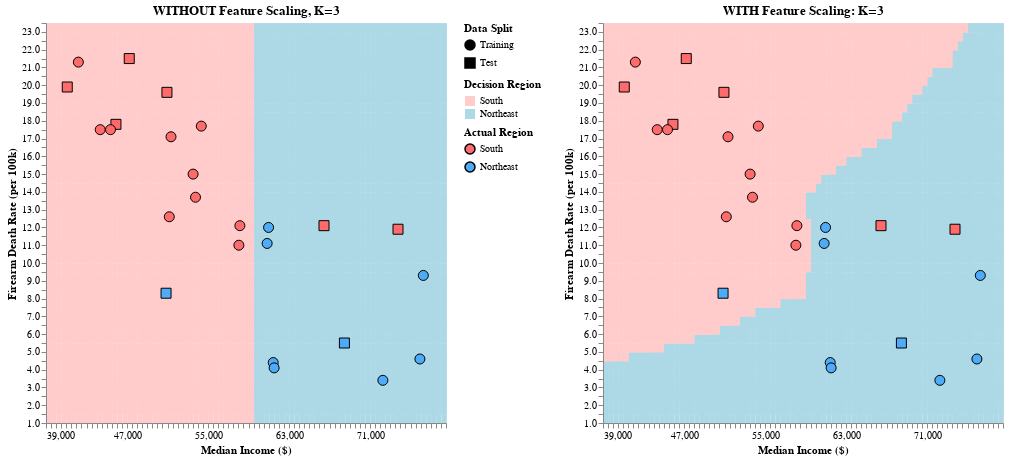

Notebook cell for this chart:
### Markdown cell above
Now build a chart for both an unscaled and scaled data.

### Code cell
### Chart 1: UNSCALED Features Decision Boundary
base_unscaled = alt.Chart(boundary_data_unscaled).mark_rect().encode(
    x=alt.X('medIncome:Q').title('Median Income ($)').scale(nice=False).bin(maxbins=grid_resolution),
    y=alt.Y('DeathRate:Q', title='Firearm Death Rate (per 100k)').scale(nice=False).bin(maxbins=grid_resolution),
    color=alt.Color('Prediction:N').scale(domain=['South', 'Northeast'], range=['#ffcccb', '#add8e6']).legend(title='Decision Region')
)

points_unscaled = alt.Chart(states_plot).mark_point(size=100, filled=True, stroke='black', strokeWidth=1, opacity=1).encode(
    x='medIncome:Q',
    y='DeathRate:Q',
    color=alt.Color('GeographicDivision:N').scale(domain=['South', 'Northeast'], range=['#ff6b6b', '#4dabf7']).legend(title='Actual Region'),
    shape=alt.Shape('Dataset:N').scale(domain=['Training', 'Test'], range=['circle', 'square']).legend(title='Data Split'),
    tooltip=['State:N', 'GeographicDivision:N', 'medIncome:Q', 'DeathRate:Q', 'Dataset:N']
)

chart_unscaled = (base_unscaled + points_unscaled).properties(
    width=400,
    height=400,
    title='WITHOUT Feature Scaling, K=3'
).resolve_scale(color='independent')


### Chart 2: SCALED Features Decision Boundary
base_scaled = alt.Chart(boundary_data_scaled).mark_rect(opacity=1).encode(
    x=alt.X('medIncome:Q').title('Median Income ($)').scale(nice=False).bin(maxbins=100),
    y=alt.Y('DeathRate:Q', title='Firearm Death Rate (per 100k)').scale(nice=False).bin(maxbins=grid_resolution),
    color=alt.Color('Prediction:N').scale(domain=['South', 'Northeast'], range=['#ffcccb', '#add8e6']).legend(None)
)

points_scaled = alt.Chart(states_plot).mark_point(size=100, filled=True, stroke='black', strokeWidth=1, opacity=1).encode(
    x='medIncome:Q',
    y='DeathRate:Q',
    color=alt.Color('GeographicDivision:N').scale(domain=['South', 'Northeast'], range=['#ff6b6b', '#4dabf7']).legend(None),
    shape=alt.Shape('Dataset:N').scale(domain=['Training', 'Test'], range=['circle', 'square']).legend(None),
    tooltip=['State:N', 'GeographicDivision:N', 'medIncome:Q', 'DeathRate:Q', 'Dataset:N']
)

chart_scaled = (base_scaled + points_scaled).properties(
    width=400,
    height=400,
    title='WITH Feature Scaling: K=3'
).resolve_scale(color='independent')

# Display side by side
(chart_unscaled | chart_scaled).resolve_scale(shape='independent')

### Figure 1 — Vega-Lite specification as saved in the notebook (floating-point values rounded to 4 significant figures; data arrays with more than 128 entries replaced by an {"elided": "..."} marker saying what was removed)
{"config": {"view": {"continuousWidth": 300, "continuousHeight": 300}}, "hconcat": [{"layer": [{"data": {"name": "data-75edaf8da4ced64086153fdd426f0544"}, "mark": {"type": "rect"}, "encoding": {"color": {"field": "Prediction", "legend": {"title": "Decision Region"}, "scale": {"domain": ["South", "Northeast"], "range": ["#ffcccb", "#add8e6"]}, "type": "nominal"}, "x": {"bin": {"maxbins": 100}, "field": "medIncome", "scale": {"nice": false}, "title": "Median Income ($)", "type": "quantitative"}, "y": {"bin": {"maxbins": 100}, "field": "DeathRate", "scale": {"nice": false}, "title": "Firearm Death Rate (per 100k)", "type": "quantitative"}}}, {"data": {"name": "data-f2658b25dd9b3c886c4b8d1f88a208ff"}, "mark": {"type": "point", "filled": true, "opacity": 1, "size": 100, "stroke": "black", "strokeWidth": 1}, "encoding": {"color": {"field": "GeographicDivision", "legend": {"title": "Actual Region"}, "scale": {"domain": ["South", "Northeast"], "range": ["#ff6b6b", "#4dabf7"]}, "type": "nominal"}, "shape": {"field": "Dataset", "legend": {"title": "Data Split"}, "scale": {"domain": ["Training", "Test"], "range": ["circle", "square"]}, "type": "nominal"}, "tooltip": [{"field": "State", "type": "nominal"}, {"field": "GeographicDivision", "type": "nominal"}, {"field": "medIncome", "type": "quantitative"}, {"field": "DeathRate", "type": "quantitative"}, {"field": "Dataset", "type": "nominal"}], "x": {"field": "medIncome", "type": "quantitative"}, "y": {"field": "DeathRate", "type": "quantitative"}}}], "height": 400, "resolve": {"scale": {"color": "independent"}}, "title": "WITHOUT Feature Scaling, K=3", "width": 400}, {"layer": [{"data": {"name": "data-7148e8eaf5646b8bb420330c676a6fec"}, "mark": {"type": "rect", "opacity": 1}, "encoding": {"color": {"field": "Prediction", "legend": null, "scale": {"domain": ["South", "Northeast"], "range": ["#ffcccb", "#add8e6"]}, "type": "nominal"}, "x": {"bin": {"maxbins": 100}, "field": "medIncome", "scale": {"nice": false}, "title": "Median Income ($)", "type": "quantitative"}, "y": {"bin": {"maxbins": 100}, "field": "DeathRate", "scale": {"nice": false}, "title": "Firearm Death Rate (per 100k)", "type": "quantitative"}}}, {"data": {"name": "data-f2658b25dd9b3c886c4b8d1f88a208ff"}, "mark": {"type": "point", "filled": true, "opacity": 1, "size": 100, "stroke": "black", "strokeWidth": 1}, "encoding": {"color": {"field": "GeographicDivision", "legend": null, "scale": {"domain": ["South", "Northeast"], "range": ["#ff6b6b", "#4dabf7"]}, "type": "nominal"}, "shape": {"field": "Dataset", "legend": null, "scale": {"domain": ["Training", "Test"], "range": ["circle", "square"]}, "type": "nominal"}, "tooltip": [{"field": "State", "type": "nominal"}, {"field": "GeographicDivision", "type": "nominal"}, {"field": "medIncome", "type": "quantitative"}, {"field": "DeathRate", "type": "quantitative"}, {"field": "Dataset", "type": "nominal"}], "x": {"field": "medIncome", "type": "quantitative"}, "y": {"field": "DeathRate", "type": "quantitative"}}}], "height": 400, "resolve": {"scale": {"color": "independent"}}, "title": "WITH Feature Scaling: K=3", "width": 400}], "resolve": {"scale": {"shape": "independent"}}, "$schema": "https://vega.github.io/schema/vega-lite/v5.20.1.json", "datasets": {"data-75edaf8da4ced64086153fdd426f0544": {"elided": "10000 records"}, "data-f2658b25dd9b3c886c4b8d1f88a208ff": [{"State": "Alabama", "StateInitials": "AL", "Gini": 0.472, "DeathRate": 21.5, "Firearms_vs_avg": 1.647, "medIncome": 47221, "Income_vs_med": 0.7998, "ImprisonmentRate": 736, "PrisonRate": 1.265, "ImprisonmentRate.1": 0.736, "FirearmDeaths": 0.215, "GeographicDivision": "South", "Dataset": "Test"}, {"State": "Arkansas", "StateInitials": "AR", "Gini": 0.458, "DeathRate": 17.8, "Firearms_vs_avg": 1.364, "medIncome": 45907, "Income_vs_med": 0.7776, "ImprisonmentRate": 763, "PrisonRate": 1.311, "ImprisonmentRate.1": 0.763, "FirearmDeaths": 0.178, "GeographicDivision": "South", "Dataset": "Test"}, {"State": "Connecticut", "StateInitials": "CT", "Gini": 0.486, "DeathRate": 4.6, "Firearms_vs_avg": 0.3524, "medIncome": 75923, "Income_vs_med": 1.286, "ImprisonmentRate": 367, "PrisonRate": 0.6306, "ImprisonmentRate.1": 0.367, "FirearmDeaths": 0.046, "GeographicDivision": "Northeast", "Dataset": "Training"}, {"State": "Delaware", "StateInitials": "DE", "Gini": 0.44, "DeathRate": 11.0, "Firearms_vs_avg": 0.8427, "medIncome": 58046, "Income_vs_med": 0.9832, "ImprisonmentRate": 544, "PrisonRate": 0.9347, "ImprisonmentRate.1": 0.544, "FirearmDeaths": 0.11, "GeographicDivision": "South", "Dataset": "Training"}, {"State": "Florida", "StateInitials": "FL", "Gini": 0.474, "DeathRate": 12.6, "Firearms_vs_avg": 0.9652, "medIncome": 51176, "Income_vs_med": 0.8668, "ImprisonmentRate": 601, "PrisonRate": 1.033, "ImprisonmentRate.1": 0.601, "FirearmDeaths": 0.126, "GeographicDivision": "South", "Dataset": "Training"}, {"State": "Georgia", "StateInitials": "GA", "Gini": 0.468, "DeathRate": 15.0, "Firearms_vs_avg": 1.149, "medIncome": 53527, "Income_vs_med": 0.9066, "ImprisonmentRate": 676, "PrisonRate": 1.162, "ImprisonmentRate.1": 0.676, "FirearmDeaths": 0.15, "GeographicDivision": "South", "Dataset": "Training"}, {"State": "Kentucky", "StateInitials": "KY", "Gini": 0.466, "DeathRate": 17.5, "Firearms_vs_avg": 1.341, "medIncome": 45369, "Income_vs_med": 0.7685, "ImprisonmentRate": 670, "PrisonRate": 1.151, "ImprisonmentRate.1": 0.67, "FirearmDeaths": 0.175, "GeographicDivision": "South", "Dataset": "Training"}, {"State": "Louisiana", "StateInitials": "LA", "Gini": 0.475, "DeathRate": 21.3, "Firearms_vs_avg": 1.632, "medIncome": 42196, "Income_vs_med": 0.7147, "ImprisonmentRate": 997, "PrisonRate": 1.713, "ImprisonmentRate.1": 0.997, "FirearmDeaths": 0.213, "GeographicDivision": "South", "Dataset": "Training"}, {"State": "Maine", "StateInitials": "ME", "Gini": 0.437, "DeathRate": 8.3, "Firearms_vs_avg": 0.6358, "medIncome": 50856, "Income_vs_med": 0.8614, "ImprisonmentRate": 169, "PrisonRate": 0.2904, "ImprisonmentRate.1": 0.169, "FirearmDeaths": 0.083, "GeographicDivision": "Northeast", "Dataset": "Test"}, {"State": "Maryland", "StateInitials": "MD", "Gini": 0.443, "DeathRate": 11.9, "Firearms_vs_avg": 0.9116, "medIncome": 73760, "Income_vs_med": 1.249, "ImprisonmentRate": 424, "PrisonRate": 0.7285, "ImprisonmentRate.1": 0.424, "FirearmDeaths": 0.119, "GeographicDivision": "South", "Dataset": "Test"}, {"State": "Massachusetts", "StateInitials": "MA", "Gini": 0.475, "DeathRate": 3.4, "Firearms_vs_avg": 0.2605, "medIncome": 72266, "Income_vs_med": 1.224, "ImprisonmentRate": 195, "PrisonRate": 0.3351, "ImprisonmentRate.1": 0.195, "FirearmDeaths": 0.034, "GeographicDivision": "Northeast", "Dataset": "Training"}, {"State": "Mississippi", "StateInitials": "MS", "Gini": 0.468, "DeathRate": 19.9, "Firearms_vs_avg": 1.524, "medIncome": 41099, "Income_vs_med": 0.6961, "ImprisonmentRate": 822, "PrisonRate": 1.412, "ImprisonmentRate.1": 0.822, "FirearmDeaths": 0.199, "GeographicDivision": "South", "Dataset": "Test"}, {"State": "New Hampshire", "StateInitials": "NH", "Gini": 0.425, "DeathRate": 9.3, "Firearms_vs_avg": 0.7124, "medIncome": 76260, "Income_vs_med": 1.292, "ImprisonmentRate": 262, "PrisonRate": 0.4502, "ImprisonmentRate.1": 0.262, "FirearmDeaths": 0.093, "GeographicDivision": "Northeast", "Dataset": "Training"}, {"State": "New Jersey", "StateInitials": "NJ", "Gini": 0.464, "DeathRate": 5.5, "Firearms_vs_avg": 0.4213, "medIncome": 68468, "Income_vs_med": 1.16, "ImprisonmentRate": 284, "PrisonRate": 0.488, "ImprisonmentRate.1": 0.284, "FirearmDeaths": 0.055, "GeographicDivision": "Northeast", "Dataset": "Test"}, {"State": "New York", "StateInitials": "NY", "Gini": 0.499, "DeathRate": 4.4, "Firearms_vs_avg": 0.3371, "medIncome": 61437, "Income_vs_med": 1.041, "ImprisonmentRate": 325, "PrisonRate": 0.5584, "ImprisonmentRate.1": 0.325, "FirearmDeaths": 0.044, "GeographicDivision": "Northeast", "Dataset": "Training"}, {"State": "North Carolina", "StateInitials": "NC", "Gini": 0.464, "DeathRate": 13.7, "Firearms_vs_avg": 1.049, "medIncome": 53764, "Income_vs_med": 0.9107, "ImprisonmentRate": 438, "PrisonRate": 0.7526, "ImprisonmentRate.1": 0.438, "FirearmDeaths": 0.137, "GeographicDivision": "South", "Dataset": "Training"}, {"State": "Oklahoma", "StateInitials": "OK", "Gini": 0.454, "DeathRate": 19.6, "Firearms_vs_avg": 1.501, "medIncome": 50943, "Income_vs_med": 0.8629, "ImprisonmentRate": 891, "PrisonRate": 1.531, "ImprisonmentRate.1": 0.891, "FirearmDeaths": 0.196, "GeographicDivision": "South", "Dataset": "Test"}, {"State": "Pennsylvania", "StateInitials": "PA", "Gini": 0.461, "DeathRate": 12.0, "Firearms_vs_avg": 0.9193, "medIncome": 60979, "Income_vs_med": 1.033, "ImprisonmentRate": 484, "PrisonRate": 0.8316, "ImprisonmentRate.1": 0.484, "FirearmDeaths": 0.12, "GeographicDivision": "Northeast", "Dataset": "Training"}, {"State": "Rhode Island", "StateInitials": "RI", "Gini": 0.467, "DeathRate": 4.1, "Firearms_vs_avg": 0.3141, "medIncome": 61528, "Income_vs_med": 1.042, "ImprisonmentRate": 239, "PrisonRate": 0.4107, "ImprisonmentRate.1": 0.239, "FirearmDeaths": 0.041, "GeographicDivision": "Northeast", "Dataset": "Training"}, {"State": "South Carolina", "StateInitials": "SC", "Gini": 0.461, "DeathRate": 17.7, "Firearms_vs_avg": 1.356, "medIncome": 54336, "Income_vs_med": 0.9203, "ImprisonmentRate": 524, "PrisonRate": 0.9003, "ImprisonmentRate.1": 0.524, "FirearmDeaths": 0.177, "GeographicDivision": "South", "Dataset": "Training"}, {"State": "Tennessee", "StateInitials": "TN", "Gini": 0.468, "DeathRate": 17.1, "Firearms_vs_avg": 1.31, "medIncome": 51344, "Income_vs_med": 0.8697, "ImprisonmentRate": 545, "PrisonRate": 0.9364, "ImprisonmentRate.1": 0.545, "FirearmDeaths": 0.171, "GeographicDivision": "South", "Dataset": "Training"}, {"State": "Texas", "StateInitials": "TX", "Gini": 0.469, "DeathRate": 12.1, "Firearms_vs_avg": 0.9269, "medIncome": 58146, "Income_vs_med": 0.9849, "ImprisonmentRate": 761, "PrisonRate": 1.308, "ImprisonmentRate.1": 0.761, "FirearmDeaths": 0.121, "GeographicDivision": "South", "Dataset": "Training"}, {"State": "Vermont", "StateInitials": "VT", "Gini": 0.444, "DeathRate": 11.1, "Firearms_vs_avg": 0.8503, "medIncome": 60837, "Income_vs_med": 1.03, "ImprisonmentRate": 243, "PrisonRate": 0.4175, "ImprisonmentRate.1": 0.243, "FirearmDeaths": 0.111, "GeographicDivision": "Northeast", "Dataset": "Training"}, {"State": "Virginia", "StateInitials": "VA", "Gini": 0.459, "DeathRate": 12.1, "Firearms_vs_avg": 0.9269, "medIncome": 66451, "Income_vs_med": 1.126, "ImprisonmentRate": 576, "PrisonRate": 0.9897, "ImprisonmentRate.1": 0.576, "FirearmDeaths": 0.121, "GeographicDivision": "South", "Dataset": "Test"}, {"State": "West Virginia", "StateInitials": "WV", "Gini": 0.451, "DeathRate": 17.5, "Firearms_vs_avg": 1.341, "medIncome": 44354, "Income_vs_med": 0.7513, "ImprisonmentRate": 492, "PrisonRate": 0.8454, "ImprisonmentRate.1": 0.492, "FirearmDeaths": 0.175, "GeographicDivision": "South", "Dataset": "Training"}], "data-7148e8eaf5646b8bb420330c676a6fec": {"elided": "10000 records"}}}
